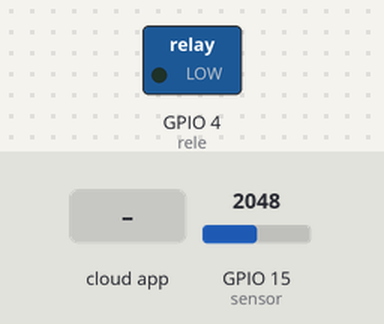
Simulated run of this sketch. Board: ESP32. On the bench: switched loads named in the sketch (green lamp = pin HIGH). The inputs (shaded band) are chosen by the test bench; at power-on: GPIO 15 (sensor) = 2048. The ROS host is connected and sends only what is stated.

Above: at 1.3 s.
1.4 s: the phone or cloud app sets Rele to 1
At 2.3 s:
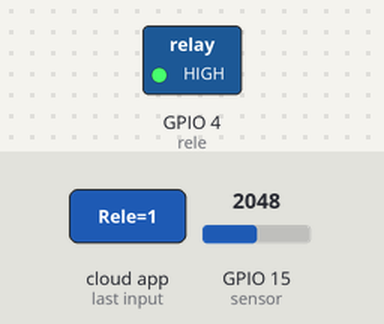
3.0 s: the phone or cloud app sets Rele to 0
At 3.6 s:
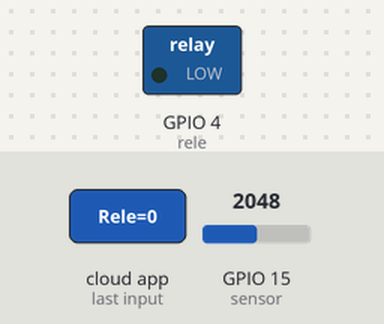
Timing chart, 0 to 6.0 s (numbered marks = the images above; inputs shaded):
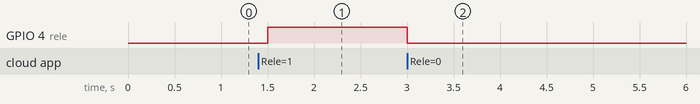

The sketch:

ESP32_rosserial.ino
```cpp
//Codigo para el control de las electro valculas y lectura del sensor de vacio
//Los datos se publican usando Rosserial
//De la misma forma se crea un subscriptor para que envie los datos de control de la electrovalcula
//Los codigos de control son:
//1. Inicializar roscore:
//$ roscore
//2. Conectar con el puerto USB:
//$ rosrun rosserial_python serial_node.py /dev/ttyUSB0
//3. Lecturas del sensor de vacío:
//$ rostopic echo sensor_vacio
//4. Control del relé:
//$ rostopic pub /Rele std_msgs/UInt8 "data: 0"
// Para abrir el Relé (Cerrar Valvula): Data = 0
// Para cerrar el Relé (Abrir Valvula): Data= 1

#include <ros.h>
#include <std_msgs/Float32.h>
#include <std_msgs/UInt8.h>
#include <std_msgs/Empty.h>

//Defino los pines de uso
const int sensor = 15;
const int rele = 4;

//Defino las variables
int volt = 0;

ros::NodeHandle  nh;

std_msgs::Float32 analog_msg;
ros::Publisher analog_pub("sensor_vacio", &analog_msg);

void messageCb (const std_msgs::UInt8& msg){
  uint8_t received_value = msg.data;
  if(received_value==0){
    digitalWrite(rele, LOW);
  }
  if(received_value==1){
    digitalWrite(rele, HIGH);
  }

}

ros::Subscriber<std_msgs::UInt8> sub("Rele", &messageCb);

void setup() {
  //Para asegurar que la velocidad en baudios en el código de Arduino y rosserial coinciden
  nh.getHardware()->setBaud(57600);
  pinMode(rele, OUTPUT);

  //Inicializacion del nodo y del publisher
  nh.initNode();
  nh.advertise(analog_pub);
  nh.subscribe(sub);
}

void loop() {
  // lectura del sensor
  volt = analogRead(sensor);

  //Paso de los datos a la variable del publicador
  analog_msg.data = volt;
  //publicacion de los datos
  analog_pub.publish(&analog_msg);

  //Para mantener la conexion
  nh.spinOnce();
  delay(500);
}
```

Measured:
- after the input at 1.4 s, GPIO 4 (rele): LOW → HIGH after 0.10 s
- after the input at 3.0 s, GPIO 4 (rele): HIGH → LOW at once
